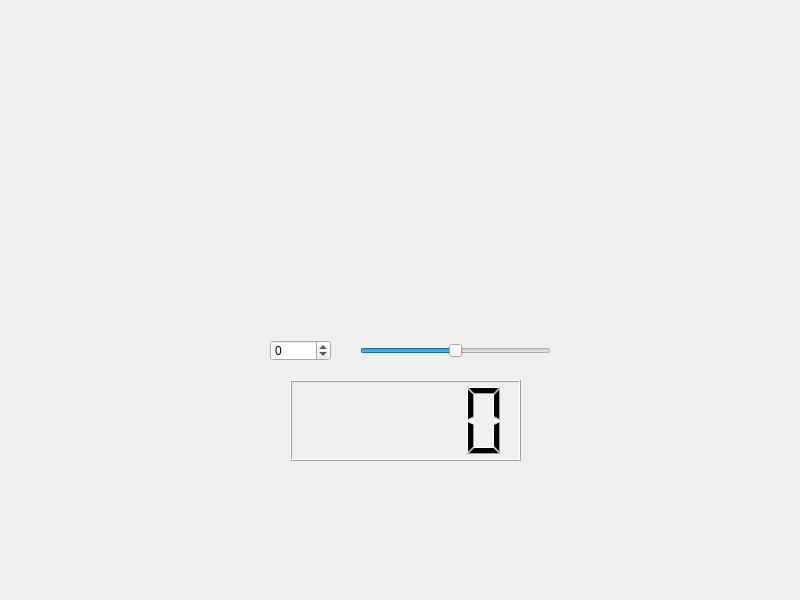
<?xml version="1.0" encoding="UTF-8"?>
<ui version="4.0">
 <class>Widget</class>
 <widget class="QWidget" name="Widget">
  <property name="geometry">
   <rect>
    <x>0</x>
    <y>0</y>
    <width>800</width>
    <height>600</height>
   </rect>
  </property>
  <property name="windowTitle">
   <string>Widget</string>
  </property>
  <widget class="QSlider" name="horizontalSlider">
   <property name="geometry">
    <rect>
     <x>360</x>
     <y>340</y>
     <width>191</width>
     <height>22</height>
    </rect>
   </property>
   <property name="minimum">
    <number>-100</number>
   </property>
   <property name="maximum">
    <number>100</number>
   </property>
   <property name="orientation">
    <enum>Qt::Orientation::Horizontal</enum>
   </property>
  </widget>
  <widget class="QSpinBox" name="spinBox">
   <property name="geometry">
    <rect>
     <x>270</x>
     <y>340</y>
     <width>61</width>
     <height>21</height>
    </rect>
   </property>
   <property name="minimum">
    <number>-100</number>
   </property>
   <property name="maximum">
    <number>100</number>
   </property>
  </widget>
  <widget class="QLCDNumber" name="lcdNumber">
   <property name="geometry">
    <rect>
     <x>290</x>
     <y>380</y>
     <width>231</width>
     <height>81</height>
    </rect>
   </property>
  </widget>
 </widget>
 <resources/>
 <connections>
  <connection>
   <sender>spinBox</sender>
   <signal>valueChanged(int)</signal>
   <receiver>horizontalSlider</receiver>
   <slot>setValue(int)</slot>
   <hints>
    <hint type="sourcelabel">
     <x>292</x>
     <y>352</y>
    </hint>
    <hint type="destinationlabel">
     <x>405</x>
     <y>351</y>
    </hint>
   </hints>
  </connection>
  <connection>
   <sender>horizontalSlider</sender>
   <signal>valueChanged(int)</signal>
   <receiver>spinBox</receiver>
   <slot>setValue(int)</slot>
   <hints>
    <hint type="sourcelabel">
     <x>469</x>
     <y>347</y>
    </hint>
    <hint type="destinationlabel">
     <x>279</x>
     <y>350</y>
    </hint>
   </hints>
  </connection>
  <connection>
   <sender>spinBox</sender>
   <signal>valueChanged(int)</signal>
   <receiver>lcdNumber</receiver>
   <slot>display(int)</slot>
   <hints>
    <hint type="sourcelabel">
     <x>281</x>
     <y>354</y>
    </hint>
    <hint type="destinationlabel">
     <x>353</x>
     <y>425</y>
    </hint>
   </hints>
  </connection>
 </connections>
</ui>
